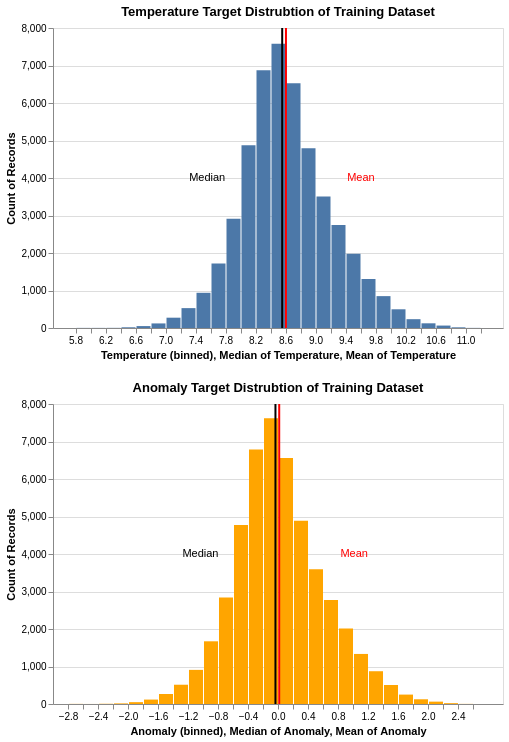

The notebook cell saved with this chart:
### Markdown cell above
- [] 9. Target/response variable follows expected distribution
    - check linearity, skewness, whether it is increasing over time
    - show anomaly and temperature for easier interpretation

### Code cell
#region Pseudo Code:

# definitely only use train dataset
# show skewness
# visualization of target via histogram or density plot or both
# quantitative evaluation using mean std, var, quantiles etc.
# translate to robust panders schemas

#endregion

# https://altair-viz.github.io/user_guide/marks/rule.html
# 531 Lecture 6 Notes Adaptations

temp_hist = alt.Chart(train_df).mark_bar().encode(
    x = alt.X('Temperature:Q', bin=alt.Bin(maxbins=50)),
    y=alt.Y('count()')
    # mark rule was messing up scale otherwise
).properties(**plot_size, title = 'Temperature Target Distrubtion of Training Dataset')

temp_mean = alt.Chart(train_df).mark_rule(color="red").encode(
    x="mean(Temperature):Q",
    size=alt.value(2),
)

temp_med = alt.Chart(train_df).mark_rule(color="black").encode(
    x="median(Temperature):Q",
    size=alt.value(2),
)

temp_hist = temp_hist+temp_med+temp_mean

anomaly_hist = alt.Chart(train_df).mark_bar(color='orange').encode(
    x = alt.X('Anomaly:Q', bin=alt.Bin(maxbins=50)),
    y=alt.Y('count()')
).properties(**plot_size, title = 'Anomaly Target Distrubtion of Training Dataset')

anom_mean = alt.Chart(train_df).mark_rule(color="red").encode(
    x="mean(Anomaly):Q",
    size=alt.value(2),
)

anom_med = alt.Chart(train_df).mark_rule(color="black").encode(
    x="median(Anomaly):Q",
    size=alt.value(2),
)

anomaly_hist = anomaly_hist+anom_med+anom_mean

(temp_hist + alt.Chart(train_df).mark_text(dx=-75).encode(
    x="median(Temperature):Q",
    text=alt.value('Median'))+ alt.Chart(train_df).mark_text(
        dx=75, color='red').encode(
    x="mean(Temperature):Q",
    text=alt.value('Mean'))
 ) & (anomaly_hist + alt.Chart(train_df).mark_text(dx=-75).encode(
    x="median(Anomaly):Q",
    text=alt.value('Median'))+ alt.Chart(train_df).mark_text(
        dx=75, color='red').encode(
    x="mean(Anomaly):Q",
    text=alt.value('Mean')))

# bars + alt.Chart(annot_wheat).mark_text(dy=-5).encode(
#     x='year:O',
#     y="wheat",
#     text='text')

# temp_hist# .

### Figure 1 — Vega specification as saved in the notebook (floating-point values rounded to 4 significant figures)
{"$schema": "https://vega.github.io/schema/vega/v5.json", "data": [{"name": "source_0"}, {"name": "data_0"}, {"name": "data_1", "values": [{"__count": 2843, "bin_maxbins_50_Anomaly": -0.8, "bin_maxbins_50_Anomaly_end": -0.6}, {"__count": 4772, "bin_maxbins_50_Anomaly": -0.6, "bin_maxbins_50_Anomaly_end": -0.4}, {"__count": 1672, "bin_maxbins_50_Anomaly": -1.0, "bin_maxbins_50_Anomaly_end": -0.8}, {"__count": 910, "bin_maxbins_50_Anomaly": -1.2, "bin_maxbins_50_Anomaly_end": -1.0}, {"__count": 514, "bin_maxbins_50_Anomaly": -1.4, "bin_maxbins_50_Anomaly_end": -1.2}, {"__count": 266, "bin_maxbins_50_Anomaly": -1.6, "bin_maxbins_50_Anomaly_end": -1.4}, {"__count": 118, "bin_maxbins_50_Anomaly": -1.8, "bin_maxbins_50_Anomaly_end": -1.6}, {"__count": 6786, "bin_maxbins_50_Anomaly": -0.4, "bin_maxbins_50_Anomaly_end": -0.2}, {"__count": 7621, "bin_maxbins_50_Anomaly": -0.2, "bin_maxbins_50_Anomaly_end": -1.665e-16}, {"__count": 6557, "bin_maxbins_50_Anomaly": 0.0, "bin_maxbins_50_Anomaly_end": 0.2}, {"__count": 4889, "bin_maxbins_50_Anomaly": 0.2, "bin_maxbins_50_Anomaly_end": 0.4}, {"__count": 3592, "bin_maxbins_50_Anomaly": 0.4, "bin_maxbins_50_Anomaly_end": 0.6}, {"__count": 2771, "bin_maxbins_50_Anomaly": 0.6, "bin_maxbins_50_Anomaly_end": 0.8}, {"__count": 49, "bin_maxbins_50_Anomaly": -2.0, "bin_maxbins_50_Anomaly_end": -1.8}, {"__count": 16, "bin_maxbins_50_Anomaly": -2.2, "bin_maxbins_50_Anomaly_end": -2.0}, {"__count": 2012, "bin_maxbins_50_Anomaly": 0.8, "bin_maxbins_50_Anomaly_end": 1.0}, {"__count": 6, "bin_maxbins_50_Anomaly": -2.4, "bin_maxbins_50_Anomaly_end": -2.2}, {"__count": 3, "bin_maxbins_50_Anomaly": -2.8, "bin_maxbins_50_Anomaly_end": -2.6}, {"__count": 1, "bin_maxbins_50_Anomaly": -2.6, "bin_maxbins_50_Anomaly_end": -2.4}, {"__count": 1335, "bin_maxbins_50_Anomaly": 1.0, "bin_maxbins_50_Anomaly_end": 1.2}, {"__count": 874, "bin_maxbins_50_Anomaly": 1.2, "bin_maxbins_50_Anomaly_end": 1.4}, {"__count": 251, "bin_maxbins_50_Anomaly": 1.6, "bin_maxbins_50_Anomaly_end": 1.8}, {"__count": 506, "bin_maxbins_50_Anomaly": 1.4, "bin_maxbins_50_Anomaly_end": 1.6}, {"__count": 126, "bin_maxbins_50_Anomaly": 1.8, "bin_maxbins_50_Anomaly_end": 2.0}, {"__count": 63, "bin_maxbins_50_Anomaly": 2.0, "bin_maxbins_50_Anomaly_end": 2.2}, {"__count": 22, "bin_maxbins_50_Anomaly": 2.2, "bin_maxbins_50_Anomaly_end": 2.4}, {"__count": 3, "bin_maxbins_50_Anomaly": 2.4, "bin_maxbins_50_Anomaly_end": 2.6}]}, {"name": "data_2", "values": [{"__count": 2913, "bin_maxbins_50_Temperature": 7.8, "bin_maxbins_50_Temperature_end": 8.0}, {"__count": 1721, "bin_maxbins_50_Temperature": 7.6, "bin_maxbins_50_Temperature_end": 7.8}, {"__count": 939, "bin_maxbins_50_Temperature": 7.4, "bin_maxbins_50_Temperature_end": 7.6}, {"__count": 530, "bin_maxbins_50_Temperature": 7.2, "bin_maxbins_50_Temperature_end": 7.4}, {"__count": 4875, "bin_maxbins_50_Temperature": 8.0, "bin_maxbins_50_Temperature_end": 8.2}, {"__count": 275, "bin_maxbins_50_Temperature": 7.0, "bin_maxbins_50_Temperature_end": 7.2}, {"__count": 122, "bin_maxbins_50_Temperature": 6.8, "bin_maxbins_50_Temperature_end": 7.0}, {"__count": 6875, "bin_maxbins_50_Temperature": 8.2, "bin_maxbins_50_Temperature_end": 8.4}, {"__count": 7582, "bin_maxbins_50_Temperature": 8.4, "bin_maxbins_50_Temperature_end": 8.6}, {"__count": 6530, "bin_maxbins_50_Temperature": 8.6, "bin_maxbins_50_Temperature_end": 8.8}, {"__count": 4795, "bin_maxbins_50_Temperature": 8.8, "bin_maxbins_50_Temperature_end": 9.0}, {"__count": 3510, "bin_maxbins_50_Temperature": 9.0, "bin_maxbins_50_Temperature_end": 9.2}, {"__count": 2748, "bin_maxbins_50_Temperature": 9.2, "bin_maxbins_50_Temperature_end": 9.4}, {"__count": 51, "bin_maxbins_50_Temperature": 6.6, "bin_maxbins_50_Temperature_end": 6.8}, {"__count": 19, "bin_maxbins_50_Temperature": 6.4, "bin_maxbins_50_Temperature_end": 6.6}, {"__count": 1981, "bin_maxbins_50_Temperature": 9.4, "bin_maxbins_50_Temperature_end": 9.6}, {"__count": 4, "bin_maxbins_50_Temperature": 6.2, "bin_maxbins_50_Temperature_end": 6.4}, {"__count": 3, "bin_maxbins_50_Temperature": 5.8, "bin_maxbins_50_Temperature_end": 6.0}, {"__count": 3, "bin_maxbins_50_Temperature": 6.0, "bin_maxbins_50_Temperature_end": 6.2}, {"__count": 1307, "bin_maxbins_50_Temperature": 9.6, "bin_maxbins_50_Temperature_end": 9.8}, {"__count": 850, "bin_maxbins_50_Temperature": 9.8, "bin_maxbins_50_Temperature_end": 10.0}, {"__count": 499, "bin_maxbins_50_Temperature": 10.0, "bin_maxbins_50_Temperature_end": 10.2}, {"__count": 235, "bin_maxbins_50_Temperature": 10.2, "bin_maxbins_50_Temperature_end": 10.4}, {"__count": 125, "bin_maxbins_50_Temperature": 10.4, "bin_maxbins_50_Temperature_end": 10.6}, {"__count": 65, "bin_maxbins_50_Temperature": 10.6, "bin_maxbins_50_Temperature_end": 10.8}, {"__count": 18, "bin_maxbins_50_Temperature": 10.8, "bin_maxbins_50_Temperature_end": 11.0}, {"__count": 3, "bin_maxbins_50_Temperature": 11.0, "bin_maxbins_50_Temperature_end": 11.2}]}, {"name": "data_3"}, {"name": "data_4", "values": [{"mean_Anomaly": 0.01619}]}, {"name": "data_5", "values": [{"median_Temperature": 8.556}]}, {"name": "data_6", "values": [{"mean_Temperature": 8.606}]}, {"name": "data_7", "values": [{"median_Anomaly": -0.034}]}, {"name": "data_2_concat_0_y_domain___count", "values": [{"min": 3, "max": 7582}]}, {"name": "data_1_concat_1_y_domain___count", "values": [{"min": 1, "max": 7621}]}], "signals": [{"name": "concat_1_layer_0_bin_maxbins_50_Anomaly_bins", "value": {"fields": ["Anomaly"], "fname": "bin_Anomaly", "start": -2.8, "step": 0.2, "stop": 2.6}}, {"name": "concat_0_layer_0_bin_maxbins_50_Temperature_bins", "value": {"fields": ["Temperature"], "fname": "bin_Temperature", "start": 5.8, "step": 0.2, "stop": 11.2}}, {"name": "childHeight", "value": 300}], "marks": [{"type": "group", "name": "concat_0_group", "encode": {"update": {"width": {"signal": "width"}, "height": {"signal": "childHeight"}}}, "marks": [{"type": "rect", "name": "concat_0_layer_0_marks", "from": {"data": "data_2"}, "encode": {"update": {"x2": {"field": "bin_maxbins_50_Temperature", "scale": "concat_0_x", "offset": {"signal": "0.5 + (abs(scale(\"concat_0_x\", datum[\"bin_maxbins_50_Temperature_end\"]) - scale(\"concat_0_x\", datum[\"bin_maxbins_50_Temperature\"])) < 0.25 ? -0.5 * (0.25 - (abs(scale(\"concat_0_x\", datum[\"bin_maxbins_50_Temperature_end\"]) - scale(\"concat_0_x\", datum[\"bin_maxbins_50_Temperature\"])))) : 0.5)"}}, "x": {"field": "bin_maxbins_50_Temperature_end", "scale": "concat_0_x", "offset": {"signal": "0.5 + (abs(scale(\"concat_0_x\", datum[\"bin_maxbins_50_Temperature_end\"]) - scale(\"concat_0_x\", datum[\"bin_maxbins_50_Temperature\"])) < 0.25 ? 0.5 * (0.25 - (abs(scale(\"concat_0_x\", datum[\"bin_maxbins_50_Temperature_end\"]) - scale(\"concat_0_x\", datum[\"bin_maxbins_50_Temperature\"])))) : -0.5)"}}, "fill": {"value": "#4c78a8"}, "y": {"field": "__count", "scale": "concat_0_y"}, "y2": {"value": 0, "scale": "concat_0_y"}}}, "style": ["bar"]}, {"type": "rule", "name": "concat_0_layer_1_marks", "from": {"data": "data_5"}, "encode": {"update": {"y2": {"field": {"signal": null, "datum": null, "group": "height", "parent": null}}, "x": {"field": "median_Temperature", "scale": "concat_0_x"}, "strokeWidth": {"value": 2}, "y": {"value": 0}, "stroke": {"value": "black"}}}, "style": ["rule"]}, {"type": "rule", "name": "concat_0_layer_2_marks", "from": {"data": "data_6"}, "encode": {"update": {"stroke": {"value": "red"}, "y": {"value": 0}, "y2": {"field": {"signal": null, "datum": null, "group": "height", "parent": null}}, "x": {"field": "mean_Temperature", "scale": "concat_0_x"}, "strokeWidth": {"value": 2}}}, "style": ["rule"]}, {"type": "text", "name": "concat_0_layer_3_marks", "from": {"data": "data_5"}, "encode": {"update": {"text": {"value": "Median"}, "y": {"signal": "childHeight", "mult": 0.5}, "baseline": {"value": "middle"}, "dx": {"value": -75}, "align": {"value": "center"}, "fill": {"value": "black"}, "x": {"field": "median_Temperature", "scale": "concat_0_x"}}}, "style": ["text"]}, {"type": "text", "name": "concat_0_layer_4_marks", "from": {"data": "data_6"}, "encode": {"update": {"baseline": {"value": "middle"}, "align": {"value": "center"}, "fill": {"value": "red"}, "dx": {"value": 75}, "x": {"field": "mean_Temperature", "scale": "concat_0_x"}, "y": {"signal": "childHeight", "mult": 0.5}, "text": {"value": "Mean"}}}, "style": ["text"]}], "axes": [{"scale": "concat_0_y", "orient": "left", "maxExtent": 0, "domain": false, "zindex": 0, "ticks": false, "tickCount": {"signal": "ceil(childHeight/40)"}, "labels": false, "gridScale": "concat_0_x", "minExtent": 0, "grid": true, "aria": false}, {"scale": "concat_0_x", "tickCount": {"signal": "ceil(width/10)"}, "zindex": 0, "labelFlush": true, "orient": "bottom", "grid": false, "title": "Temperature (binned), Median of Temperature, Mean of Temperature", "labelOverlap": true}, {"scale": "concat_0_y", "zindex": 0, "labelOverlap": true, "grid": false, "orient": "left", "title": "Count of Records", "tickCount": {"signal": "ceil(childHeight/40)"}}], "title": {"text": "Temperature Target Distrubtion of Training Dataset", "frame": "group"}, "style": "cell"}, {"type": "group", "name": "concat_1_group", "encode": {"update": {"width": {"signal": "width"}, "height": {"signal": "childHeight"}}}, "marks": [{"type": "rect", "name": "concat_1_layer_0_marks", "from": {"data": "data_1"}, "encode": {"update": {"x": {"field": "bin_maxbins_50_Anomaly_end", "scale": "concat_1_x", "offset": {"signal": "0.5 + (abs(scale(\"concat_1_x\", datum[\"bin_maxbins_50_Anomaly_end\"]) - scale(\"concat_1_x\", datum[\"bin_maxbins_50_Anomaly\"])) < 0.25 ? 0.5 * (0.25 - (abs(scale(\"concat_1_x\", datum[\"bin_maxbins_50_Anomaly_end\"]) - scale(\"concat_1_x\", datum[\"bin_maxbins_50_Anomaly\"])))) : -0.5)"}}, "y2": {"value": 0, "scale": "concat_1_y"}, "fill": {"value": "orange"}, "x2": {"field": "bin_maxbins_50_Anomaly", "scale": "concat_1_x", "offset": {"signal": "0.5 + (abs(scale(\"concat_1_x\", datum[\"bin_maxbins_50_Anomaly_end\"]) - scale(\"concat_1_x\", datum[\"bin_maxbins_50_Anomaly\"])) < 0.25 ? -0.5 * (0.25 - (abs(scale(\"concat_1_x\", datum[\"bin_maxbins_50_Anomaly_end\"]) - scale(\"concat_1_x\", datum[\"bin_maxbins_50_Anomaly\"])))) : 0.5)"}}, "y": {"field": "__count", "scale": "concat_1_y"}}}, "style": ["bar"]}, {"type": "rule", "name": "concat_1_layer_1_marks", "from": {"data": "data_7"}, "encode": {"update": {"y": {"value": 0}, "y2": {"field": {"signal": null, "datum": null, "group": "height", "parent": null}}, "x": {"field": "median_Anomaly", "scale": "concat_1_x"}, "stroke": {"value": "black"}, "strokeWidth": {"value": 2}}}, "style": ["rule"]}, {"type": "rule", "name": "concat_1_layer_2_marks", "from": {"data": "data_4"}, "encode": {"update": {"stroke": {"value": "red"}, "x": {"field": "mean_Anomaly", "scale": "concat_1_x"}, "y": {"value": 0}, "y2": {"field": {"signal": null, "datum": null, "group": "height", "parent": null}}, "strokeWidth": {"value": 2}}}, "style": ["rule"]}, {"type": "text", "name": "concat_1_layer_3_marks", "from": {"data": "data_7"}, "encode": {"update": {"x": {"field": "median_Anomaly", "scale": "concat_1_x"}, "baseline": {"value": "middle"}, "dx": {"value": -75}, "y": {"signal": "childHeight", "mult": 0.5}, "align": {"value": "center"}, "fill": {"value": "black"}, "text": {"value": "Median"}}}, "style": ["text"]}, {"type": "text", "name": "concat_1_layer_4_marks", "from": {"data": "data_4"}, "encode": {"update": {"dx": {"value": 75}, "text": {"value": "Mean"}, "baseline": {"value": "middle"}, "fill": {"value": "red"}, "y": {"signal": "childHeight", "mult": 0.5}, "x": {"field": "mean_Anomaly", "scale": "concat_1_x"}, "align": {"value": "center"}}}, "style": ["text"]}], "axes": [{"scale": "concat_1_y", "domain": false, "ticks": false, "labels": false, "zindex": 0, "grid": true, "minExtent": 0, "maxExtent": 0, "tickCount": {"signal": "ceil(childHeight/40)"}, "gridScale": "concat_1_x", "orient": "left", "aria": false}, {"scale": "concat_1_x", "zindex": 0, "title": "Anomaly (binned), Median of Anomaly, Mean of Anomaly", "labelFlush": true, "grid": false, "labelOverlap": true, "orient": "bottom", "tickCount": {"signal": "ceil(width/10)"}}, {"scale": "concat_1_y", "orient": "left", "labelOverlap": true, "zindex": 0, "tickCount": {"signal": "ceil(childHeight/40)"}, "title": "Count of Records", "grid": false}], "title": {"text": "Anomaly Target Distrubtion of Training Dataset", "frame": "group"}, "style": "cell"}], "scales": [{"name": "concat_0_x", "type": "linear", "domain": {"fields": [{"signal": "[concat_0_layer_0_bin_maxbins_50_Temperature_bins.start, concat_0_layer_0_bin_maxbins_50_Temperature_bins.stop]"}, {"data": "data_5", "field": "median_Temperature"}, {"data": "data_6", "field": "mean_Temperature"}]}, "range": [0, {"signal": "width"}], "bins": {"signal": "concat_0_layer_0_bin_maxbins_50_Temperature_bins"}, "zero": false, "nice": true}, {"name": "concat_0_y", "type": "linear", "domain": [{"signal": "(data(\"data_2_concat_0_y_domain___count\")[0] || {}).min"}, {"signal": "(data(\"data_2_concat_0_y_domain___count\")[0] || {}).max"}], "range": [{"signal": "childHeight"}, 0], "nice": true, "zero": true}, {"name": "concat_1_x", "type": "linear", "domain": {"fields": [{"signal": "[concat_1_layer_0_bin_maxbins_50_Anomaly_bins.start, concat_1_layer_0_bin_maxbins_50_Anomaly_bins.stop]"}, {"data": "data_7", "field": "median_Anomaly"}, {"data": "data_4", "field": "mean_Anomaly"}]}, "range": [0, {"signal": "width"}], "bins": {"signal": "concat_1_layer_0_bin_maxbins_50_Anomaly_bins"}, "nice": true, "zero": false}, {"name": "concat_1_y", "type": "linear", "domain": [{"signal": "(data(\"data_1_concat_1_y_domain___count\")[0] || {}).min"}, {"signal": "(data(\"data_1_concat_1_y_domain___count\")[0] || {}).max"}], "range": [{"signal": "childHeight"}, 0], "zero": true, "nice": true}], "layout": {"padding": 20, "columns": 1, "bounds": "full", "align": "each"}, "width": 450, "background": "white", "padding": 5}
